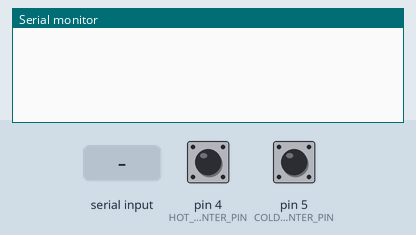
Recording of a sketch running on a simulated Arduino Uno, built with avr-gcc and run on an emulated ATmega328P. Parts: the last lines printed to the serial monitor. Inputs (shaded band) come from the test bench; at power-on: pin 4 (HOT_COUNTER_PIN) HIGH, pin 5 (COLD_COUNTER_PIN) HIGH.

Above: at 1.2 s.
1.3 s: "READ,1\n" received over Serial
At 3.5 s:
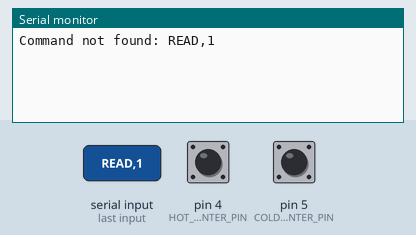
3.8 s: "SAVE,1\n" received over Serial
At 5.3 s:
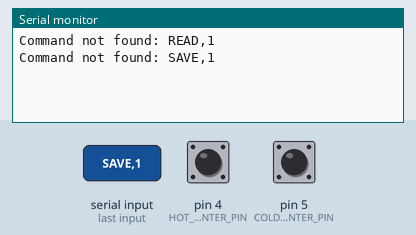
6.3 s: "SET,1\n" received over Serial
At 8.4 s:
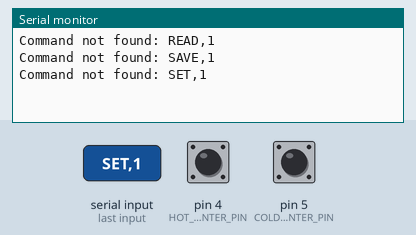
8.8 s: "READ" received over Serial
At 10.6 s:
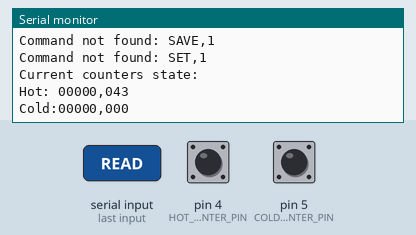
11.3 s: "SAVE" received over Serial
At 13.4 s:
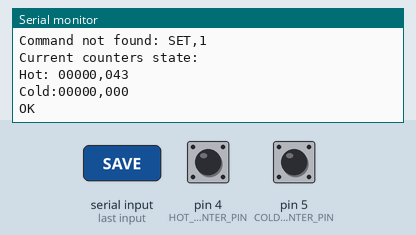
13.7 s: "H:" received over Serial
At 15.3 s:
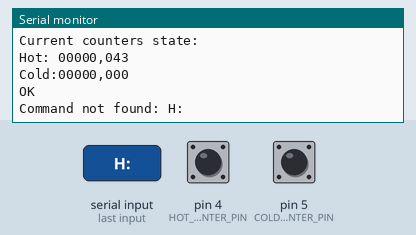

Measured:
- after the input at 1.3 s, the serial monitor: prints a new line after 1.0 s (image 1)
- after the input at 3.8 s, the serial monitor: prints a new line after 1.0 s (image 2)
- after the input at 6.3 s, the serial monitor: prints a new line after 1.0 s (image 3)
- after the input at 8.8 s, the serial monitor: prints a new line after 1.0 s (image 4)
- after the input at 11.3 s, the serial monitor: prints a new line after 1.0 s (image 5)
- after the input at 13.7 s, the serial monitor: prints a new line after 1.0 s (image 6)

The sketch:

water_counter.ino
```cpp
#include <Bounce2.h>                  // Для обработки замыкания линий со счетчиков
#include <EEPROMex.h>                 // Для работы с EEPROM, расширенная библиотека

//////////////////////////////////////////////////////////////////////////////////////////////
// Модули, включенные в состав блока

#define DEBUG            0   // Выдача отладочной информации в COM-порт


//////////////////////////////////////////////////////////////////////////////////////////////
// Пины для подключения устройств
#define HOT_COUNTER_PIN  4    //Пин счетчика горячей воды
#define COLD_COUNTER_PIN 5    //Пин счетчика холодной воды


//////////////////////////////////////////////////////////////////////////////////////////////
// Конфигурация счетчиков
#define COUNTERS         2                          	//Количество счетчиков
#define COUNTER_DELAY    1000                       	//Задержка в 1 сек, пусть будет. Мы уверены,
							//что два раза в секунду счетчик не может сработать
							//ни при каких  обстоятельствах
unsigned long CounterHighBase[COUNTERS] = {0,0};   	// Если значение отлично от нуля - то пишем его в качестве базового
unsigned int CounterLowBase[COUNTERS]  = {0,0};     	// Если значение отлично от нуля - то пишем его в качестве базового
int counterReadDelay  = 0;                          	// Текущая задержка считывания счетчика (нужна для уверенной отработки переключения счетчика)

int CounterPin[COUNTERS]         = {COLD_COUNTER_PIN, HOT_COUNTER_PIN};  // Пины
int CounterHighAddress[COUNTERS] = {0x40, 0x48};     	//Адреса EEPROM для старшего слова (кубометры) - 4 байта для long, 2 байта для int
int CounterLowAddress[COUNTERS]  = {0x44, 0x4C};     	//Адреса EEPROM для младшего слова (литры)
char *CounterName[COUNTERS]      = {"Hot: ", "Cold:"};   // Названия счетчиков для вывода на экран
Bounce CounterBouncer[COUNTERS]  = {};               	// Формируем для счетчиков Bounce объекты

boolean setFlag = 0;					//Флаг о том, что будут вводится данные счетчиков
const int MaxCountBuff = 32;				// Максимальное количество принимаемых байт
char InputDataBuffer[MaxCountBuff];			// Массив для принимаемых байт


void setup()
{
  Serial.begin(57600);
//  analogReference(DEFAULT) ;
  countersInit();                                   	// Инициализация начальных показаний счетчиков

  #if DEBUG
     Serial.println( "Debug is ON...");
     echoCounters();
  #endif

}

//////////////////////////////////////////////////////////////////////////////////////////////
void loop()
{
  counterReadDelay++;
  readCounter();                                    	// Читаем и обрабатываем значения счетчиков
  if (Serial.available() ) { 			 	// Проверяем, а есть ли данные
    int InputCount = Serial.readBytesUntil(0x0D,(char*)&InputDataBuffer[0],MaxCountBuff); // Складываем байты в массив и заодно подсчитываем количество
    ParseInputData(InputDataBuffer, InputCount - 1);					// полученные данные вместе с количеством байт передаем на обработку
    memset(InputDataBuffer, 0, sizeof(InputDataBuffer));				// Очищаем массив
   }
}

//////////////////////////////////////////////////////////////////////////////////////////////
void countersInit()
{
  // инит пинов счетчиков
  for (int i=0; i<COUNTERS; i++)
  {
    // Если значение отлично от нуля - пишем его в EEPROM
    if (CounterLowBase[i])
      EEPROM.writeInt(CounterLowAddress[i], CounterLowBase[i]);
    if (CounterHighBase[i])
      EEPROM.writeLong(CounterHighAddress[i], CounterHighBase[i]);


    pinMode(CounterPin[i], INPUT);                              // Инициализируем пин
    digitalWrite(CounterPin[i], HIGH);                          // Включаем подтягивающий резистор
    CounterBouncer[i].attach(CounterPin[i]);                    // Настраиваем Bouncer
    CounterBouncer[i].interval(10);                             // и прописываем ему интервал дребезга
    CounterHighBase[i] = EEPROM.readLong(CounterHighAddress[i]);// Читаем начальные значения из EEPROM
    CounterLowBase[i]  = EEPROM.readInt(CounterLowAddress[i]);  // Читаем начальные значения из EEPROM
    #if DEBUG
      Serial.print("Read form EEPROM "); Serial.print(i,DEC ); Serial.print(" counter. Name "); Serial.println(CounterName[i]);
      Serial.print(CounterHighAddress[i] ,HEX); Serial.print(" => "); Serial.println(CounterHighBase[i]);
      Serial.print(CounterLowAddress[i]  ,HEX); Serial.print(" => "); Serial.println(CounterLowBase[i] );
    #endif
  }
}

//////////////////////////////////////////////////////////////////////////////////////////////
// Обрабатываются счетчики
void readCounter()
{
  if (counterReadDelay >= COUNTER_DELAY) // Если подошло время обработки
  {
    counterReadDelay = 0;
    for (int i=0; i<COUNTERS; i++)
    {
      boolean changed = CounterBouncer[i].update();
      if ( changed )
      {
        int value = CounterBouncer[i].read();
        if ( value == LOW) // Если значение датчика стало ЗАМКНУТО, т.е сработал счетчик
        {
          #if DEBUG
            Serial.print("Counter [ "); Serial.print(CounterName[i]);
          #endif
          if (CounterLowBase[i]<999) // если не произошло перехода на кубометры - увеличиваем счетчик литров на 1
          {
            CounterLowBase[i]+=1;
            #if DEBUG
              Serial.print(CounterLowBase[i]); Serial.println("]");
            #endif
//            EEPROM.writeInt (CounterLowAddress[i],CounterLowBase[i]); // писать каждый литр в память не будем, экономим EEPROM
          }
          else  // иначе, если произошел переход - обнуляем счетчик литров и увеличиваем счетчик кубометров на 1
          {
            CounterLowBase[i] = 0;
            CounterHighBase[i]++;

//            writeCounter(i); // записываем показатели в память  (убираем запись в память - теперь будет команда SAVE)
          }
        }
      }
    }
  }
  else //Если время обработки еще не истекло
  {
    counterReadDelay++;
  }
}

void writeCounter(byte nCounter) {
    EEPROM.writeInt( CounterLowAddress[nCounter],  CounterLowBase[nCounter]);
    EEPROM.writeLong( CounterHighAddress[nCounter], CounterHighBase[nCounter]);
}

void echoCounters() {

char buf[6];

   Serial.println("Current counters state:");
    for (int i=0; i<COUNTERS; i++)                  // Выводим на экран значения счетчиков
    {
        Serial.print(CounterName[i]);
	sprintf(buf, "%05lu", CounterHighBase[i]);
        Serial.print(buf);
        Serial.print(",");
	sprintf(buf, "%03d", CounterLowBase[i]);
        Serial.println(buf);
    }
}


void ParseInputData(char InputData[], int Count) {

char * istr;
byte num = 0;
char * strNum[2];
unsigned long  Number[2];
String strError = "Input data error!";

if (!setFlag) { 								// Если не установлен флаг, принимаем команды
   if (String(InputData) == "READ") {						// Введена команда READ  - считываем показания
      echoCounters();
      //echoVoltage();
   } else if (String(InputData) == "SAVE") {                                    // Введена команда SAVE  - записываем показания в EEPROM
      writeCounter(0);
      writeCounter(1);
      Serial.println("OK");                                                     // Конец данных
   } else if (String(InputData) == "SET") {					// Флаг для приема данных установки значений счетчиков
      setFlag = 1;
   } else {
      Serial.print("Command not found: ");						// в противном случае сообщаем об ошибке
      Serial.println(InputData);
      }
} else {

if (String(InputData).startsWith("H:")) {
	    istr = strtok (InputData,",");
	    while (istr != NULL)						// Находим и разделяем строки до и после ,
	    {
	    strNum[num] = istr;
	    num++;
	    istr = strtok (NULL,","); 						// Выделение очередной части строки
	    }
	    if (num == 2) {							// Проверяем, что получилось 2 числа
	    Number[0] = String(strNum[0]).substring(2).toInt();			// Отсекаем H:
	    Number[1] = String(strNum[1]).toInt();
#if DEBUG
	    Serial.println (Number[0]);
	    Serial.println (Number[1]);
	    Serial.print("Set "); Serial.print(CounterName[0]); Serial.println(" counter");
#endif
	    CounterHighBase[0] = Number[0];
	    CounterLowBase[0]  = Number[1];
            writeCounter(0);
	    Serial.println("OK");
	    } else {Serial.println(strError);}
}

if (String(InputData).startsWith("C:")) {
	    istr = strtok (InputData,",");
	    while (istr != NULL)						// Находим и разделяем строки до и после ,
	    {
	    strNum[num] = istr;
	    num++;
	    istr = strtok (NULL,","); 						// Выделение очередной части строки
	    }
	    if (num == 2) {							// Проверяем, что получилось 2 числа
	    Number[0] = String(strNum[0]).substring(2).toInt();			// Отсекаем C:
	    Number[1] = String(strNum[1]).toInt();
#if DEBUG
	    Serial.println (Number[0]);
	    Serial.println (Number[1]);
	    Serial.print("Set "); Serial.print(CounterName[1]); Serial.println(" counter");
#endif
	    CounterHighBase[1] = Number[0];
	    CounterLowBase[1]  = Number[1];
            writeCounter(1);
	    Serial.println("OK");
	    } else {Serial.println(strError);}
}
   if (num != 2) {Serial.println(strError);}
   setFlag = 0;
}
}
```
